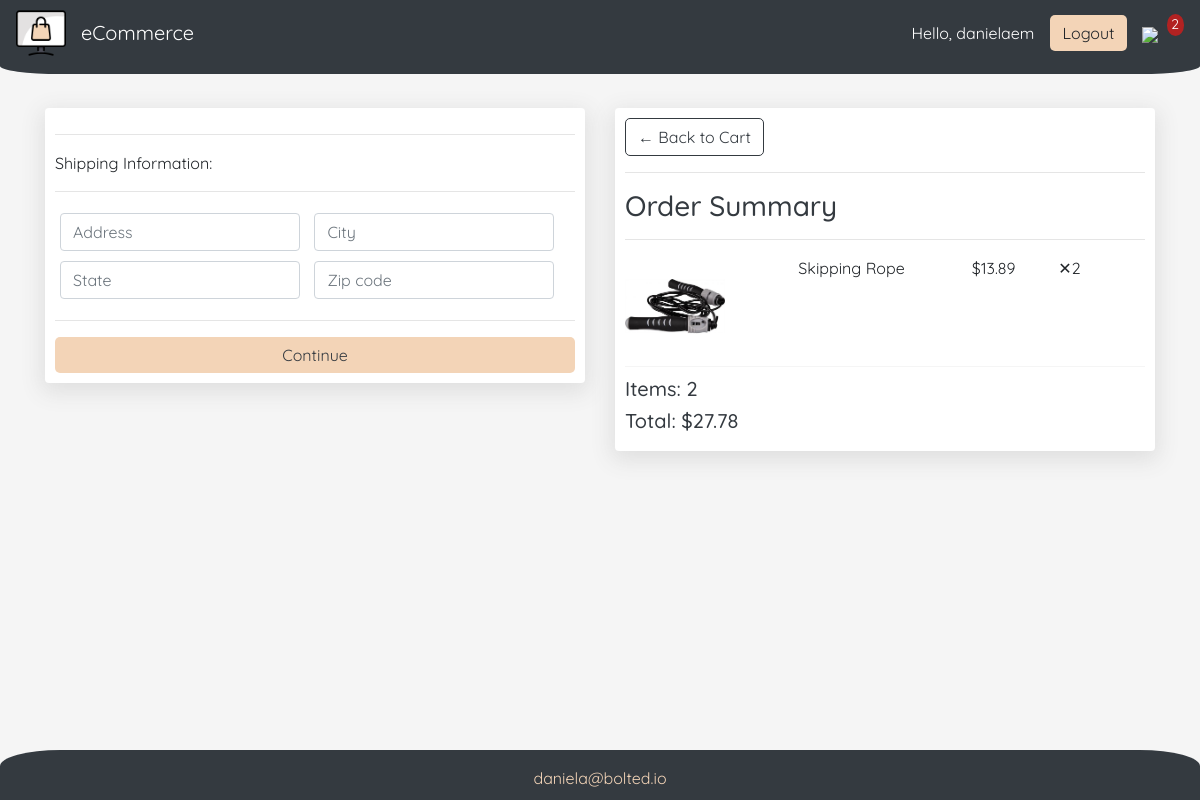
Screenshot of /checkout/ (signed in) with the database file from the repository.
### store/models.py (models this page shows, shortened)
class OrderItem(models.Model):
    product = models.ForeignKey(Product, on_delete=models.SET_NULL, null=True)
    order = models.ForeignKey(Order, on_delete=models.SET_NULL, null=True)
    quantity = models.IntegerField(default=0, null=True, blank=True)
    date_added = models.DateTimeField(auto_now_add=True)
    @property
    def get_total(self):
        total = self.product.price * self.quantity
        return total

class Product(models.Model):
    name = models.CharField(max_length=200)
    price = models.FloatField()
    digital = models.BooleanField(default=False, null=True, blank=True)
    image = models.ImageField(null=True, blank=True)
    description = models.TextField()
    @property
    def imageURL(self):
        try:
            url = self.image.url
        except:
            url = ''
        return url

class Order(models.Model):
    customer = models.ForeignKey(
        Customer, on_delete=models.SET_NULL, null=True, blank=True)
    date_ordered = models.DateTimeField(auto_now_add=True)
    complete = models.BooleanField(default=False)
    transaction_id = models.CharField(max_length=100, null=True)
    @property
    def shipping(self):
        shipping = False
        orderItems = self.orderitem_set.all()
        for i in orderItems:
            if i.product.digital == False:
                shipping = True
        return shipping
    @property
    def get_cart_total(self):
        orderitems = self.orderitem_set.all()
        total = sum([item.get_total for item in orderitems])
        return total
    @property
    def get_cart_items(self):
        orderitems = self.orderitem_set.all()
        total = sum([item.quantity for item in orderitems])
        return total

### store/views.py (the view)
# urls.py: path('checkout/', views.checkout, name='checkout'),
def checkout(request):
    data = cartData(request)
    cartItems = data['cartItems']
    order = data['order']
    items = data['items']
    context = {'items': items, 'order': order, 'cartItems': cartItems}
    return render(request, 'store/checkout.html', context)

### store/utils.py (called while the page is built)
def cartData(request):
    if request.user.is_authenticated:
        customer = request.user.customer
        order, created = Order.objects.get_or_create(
            customer=customer, complete=False)
        items = order.orderitem_set.all()
        cartItems = order.get_cart_items
    else:
        cookieData = cookieCart(request)
        cartItems = cookieData['cartItems']
        order = cookieData['order']
        items = cookieData['items']
    return {'cartItems': cartItems, 'order': order, 'items': items}

### store/templates/store/checkout.html (shortened to what this page needs)
{% extends 'store/main.html' %} {% load static %} {% block content %}
<div class="row">
  <div class="col-lg-6">
    <div class="box-element" id="formWrapper">
      <form id="form">
        <div id="shippingInfo">
          <hr />
          <p>Shipping Information:</p>
          <hr />
          <div class="form-field">
            <input
              class="form-control"
              type="text"
              name="address"
              placeholder="Address"
            />
          </div>
          <div class="form-field">
            <input
              class="form-control"
              type="text"
              name="city"
              placeholder="City"
            />
          </div>
          <div class="form-field">
            <input
              class="form-control"
              type="text"
              name="state"
              placeholder="State"
            />
          </div>
          <div class="form-field">
            <input
              class="form-control"
              type="text"
              name="zipcode"
              placeholder="Zip code"
            />
          </div>
        </div>
        <hr />
        <input
          id="formButton"
          class="btn btn-success btn-block"
          type="submit"
          value="Continue"
        />
      </form>
    </div>
    <br />
  </div>
  <div class="col-lg-6">
    <div class="box-element">
      <a class="btn btn-outline-dark" href="{% url 'cart' %}"
        >&#x2190; Back to Cart</a
      >
      <hr />
      <h3>Order Summary</h3>
      <hr />
      {% for item in items %}
      <div class="cart-row">
        <div style="flex: 2;">
          <img class="row-image" src="{{item.product.imageURL}}" />
        </div>
        <div style="flex: 2;"><p>{{item.product.name}}</p></div>
        <div style="flex: 1;"><p>${{item.product.price|floatformat:2}}</p></div>
        <div style="flex: 1;"><p>&#x2715;{{item.quantity}}</p></div>
      </div>
      {% endfor %}
      <h5>Items: {{order.get_cart_items}}</h5>
      <h5>Total: ${{order.get_cart_total|floatformat:2}}</h5>
    </div>
  </div>
</div>
{% endblock content %}

### store/templates/store/main.html (shortened to what this page needs)
<!DOCTYPE html>
{% load static %}
<html lang="en">
  <head>
    <link
      rel="stylesheet"
      href="https://stackpath.bootstrapcdn.com/bootstrap/4.5.0/css/bootstrap.min.css"
    />
    <link
      rel="stylesheet"
      href="https://use.fontawesome.com/releases/v5.6.1/css/all.css"
    />
    <link
      rel="stylesheet"
      type="text/css"
      href="/static/css/main.css?{% now 'U' %}"
    />
  </head>
  <body>
    <nav
      class="navbar navbar-expand-sm navbar-expand-md navbar-expand-lg navbar-dark bg-dark"
    >
      <a href="{% url 'store' %}">
        <img id="siteLogo" src="{% static 'images/screen.png' %}" />
      </a>
      <a class="navbar-brand" href="{% url 'store' %}">eCommerce</a>
      <div class="collapse navbar-collapse" id="navbarSupportedContent">
        <div class="form-inline my-2 my-lg-0">
          {% if request.user.is_authenticated %}
          <span id="greetingUser">Hello, {{request.user}}</span>
          {% endif %}  {% if request.user.is_authenticated %}
          <a href="{% url 'logout' %}" class="btn btn-warning" id="logout"
            >Logout</a
          >
          {% endif %}
          <a href="{% url 'cart' %}">
            <img id="cartIcon" src="{% static 'images/shopping-cart.png' %}" />
          </a>
          <p id="cartTotal">{{cartItems}}</p>
        </div>
      </div>
    </nav>
    <section class="curved-nav"></section>
    <div class="container">
      <br />
      {% block content %} {% endblock content %}
    </div>
    <section class="footer-container">
      <div class="curved-footer"></div>
      <footer class="d-flex justify-content-center footer">
        daniela@bolted.io
      </footer>
    </section>
  </body>
</html>

### static/css/main.css (style rules this page uses)
:root { --ff-primary: "Quicksand", sans-serif; --clr-dark: #343a40; --clr-light: #f3d4b7; --clr-body-background: #f5f5f5; --clr-elem-background: #ffffff; --clr-accent: #b22222; --fw-reg: 300; --fw-semi-bold: 700; --fw-bold: 900; --bs-top: -0.125em - 0.4375em 1.375em 0.25em rgba(224, 224, 224, 1); --bs-bottom: 0 0.375em 1.3125em 0.25em rgba(224, 224, 224, 1); --bs-form: 0 0.25em 0.5em 0 rgba(0, 0, 0, 0.2), 0 0.375em 1.25em 0 rgba(0, 0, 0, 0.19); }
body { background-color: var(--clr-body-background); font-family: var(--ff-primary); position: relative; min-height: 100vh; }
h1, h2, h3, h4, h5, h6 { color: var(--clr-dark); }
.container { padding-bottom: 5em; }
.box-element { background-color: var(--clr-elem-background); border-radius: 0.25em; padding: 0.625em; box-shadow: var(--bs-bottom); }
.btn-warning { background-color: var(--clr-light) !important; border: none; border-radius: 0.3125em !important; }
#siteLogo { width: 3.125em; margin-right: 0.9375em; }
#cartIcon { width: 1.5625em; display: inline-block; margin-left: 0.9375em; }
#cartTotal { display: block; text-align: center; color: var(--clr-elem-background); background-color: var(--clr-accent); width: 1.25em; height: 1.5625em; line-height: 1.5625em; border-radius: 50%; font-size: 0.875em; }
.navbar-dark { background-color: var(--clr-dark) !important; }
.curved-nav { position: relative; background: var(--clr-dark); height: 1vh; border-bottom-left-radius: 5% 100%; border-bottom-right-radius: 5% 100%; }
.curved-footer { position: relative; background: transparent; height: 10vh; }
.curved-footer::after { content: ""; border-top-left-radius: 5% 100%; border-top-right-radius: 5% 100%; position: absolute; bottom: 0; width: 100%; background: var(--clr-dark); height: 20%; }
.footer-container { position: absolute; bottom: 0; width: 100%; margin-top: 6em; }
.footer { background-color: var(--clr-dark); color: var(--clr-light); padding-bottom: 0.625em; }
.col-lg-4, .col-lg-6, .col-lg-8, .col-lg-12 { margin-top: 0.625em; }
.row-image { width: 6.25em; }
.form-field { width: 15.625em; display: inline-block; padding: 0.3125em; }
.btn-success { background-color: var(--clr-light); border: none; border-radius: 0.3125em; color: var(--clr-dark); }
.btn-outline-dark { border-radius: 0.3125em; border-color: var(--clr-dark) !important; color: var(--clr-dark); }
.cart-row { display: flex; align-items: flex-stretch; padding-bottom: 0.625em; margin-bottom: 0.625em; border-bottom: 0.0625em solid var(--clr-body-background); }
#greetingUser { color: var(--clr-elem-background); margin-right: 1em; }

### rows the page displays
OrderItem: product.imageURL (picture), product.name "Skipping Rope", product.price "13.89", quantity "2"
Order: get_cart_items "2", get_cart_total "27.78"

### other values shown
{{ request.user }} "danielaem"
{{ cartItems }} "2"
